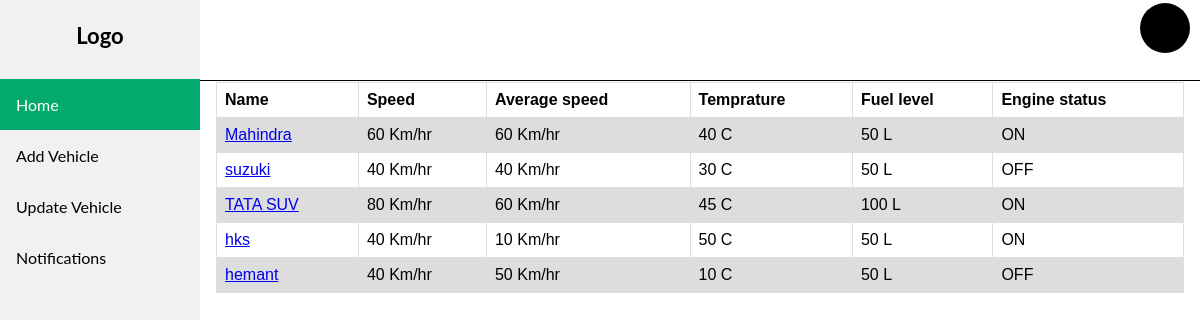
The page / on the database its author committed.
### hks/models.py (models this page shows, shortened)
class vehicle(models.Model):
    name=models.CharField(max_length=50)
    static_map=models.ImageField(upload_to='imgs', null=True,blank=True)
    speed=models.IntegerField()
    average_speed=models.IntegerField()
    Temprature=models.IntegerField()
    Fuel_level=models.IntegerField()
    Engine_status=models.BooleanField(default=False)

### hks/views.py (the view)
# urls.py: path('',home.as_view()),
class home(View):
    def get(self, request):
        get_veh=vehicle.objects.all()
        return  render(request,'home.html',{'dtl':get_veh})

### templates/home.html (shortened to what this page needs)
{% load static %}
<!DOCTYPE html>
<html>
<head>
<link rel="stylesheet" href="{% static 'style.css' %}">
</head>
<body>
<div class="sidebar">
    <h3 style="text-align: center;font-size: 22px;">Logo</h3>
    <div class="navmen">
  <a class="active" href="/">Home</a>
  <a href="/add_form/">Add Vehicle</a>
  <a href="/shupd/">Update Vehicle</a>
  <a href="/notifications/">Notifications</a>
</div>
</div>
<div class="pht">
  <div class="blak"></div>
</div>
<div class="content">
<div class="list">
  <table>
    <tr>
      <th>Name</th>
      <th>Speed</th>
      <th>Average speed</th>
      <th>Temprature</th>
      <th>Fuel level</th>
      <th>Engine status</th>
    </tr>
    {% for d in dtl %}
    <tr>
      <td><a id="{{ d.id }}" href="show_details/{{ d.id }}/" style="cursor: pointer;">{{ d.name }}</a></td>
      <td>{{ d.speed }} Km/hr</td>
      <td>{{ d.average_speed }} Km/hr</td>
      <td>{{ d.Temprature }} C</td>
      <td>{{ d.Fuel_level }} L</td>
      {% if d.Engine_status %}
      <td>ON</td>
      {% else %}
      <td>OFF</td>
      {% endif %}
    </tr>
    {% endfor %}
  </table>
</div>
</div>
</body>
</html>

### static/style.css (style rules this page uses)
table { font-family: arial, sans-serif; border-collapse: collapse; width: 100%; }
td, th { border: 1px solid #dddddd; text-align: left; padding: 8px; }
tr:nth-child(even) { background-color: #dddddd; }
body { margin: 0; font-family: "Lato", sans-serif; }
.sidebar { margin: 0; padding: 0; width: 200px; background-color: #f1f1f1; position: fixed; height: 100%; overflow: auto; }
.sidebar a { display: block; color: black; padding: 16px; text-decoration: none; }
.sidebar a.active { background-color: #04AA6D; color: white; }
.blak { width: 50px; height: 50px; border-radius: 50%; background-color: black; float: right; margin-right: 10px; margin-top: 3px; }
.pht { text-align: right; border-bottom: 1px solid black; height: 80px; }
.navmen { margin-top: 30px; }
div.content { margin-left: 200px; padding: 1px 16px; }

### rows shown on the page
vehicle: name "Mahindra", speed "60", average_speed "60", Temprature "40", Fuel_level "50", Engine_status "ON"
vehicle: name "suzuki", speed "40", average_speed "40", Temprature "30", Fuel_level "50", Engine_status "OFF"
vehicle: name "TATA SUV", speed "80", average_speed "60", Temprature "45", Fuel_level "100", Engine_status "ON"
vehicle: name "hks", speed "40", average_speed "10", Temprature "50", Fuel_level "50", Engine_status "ON"
vehicle: name "hemant", speed "40", average_speed "50", Temprature "10", Fuel_level "50", Engine_status "OFF"
